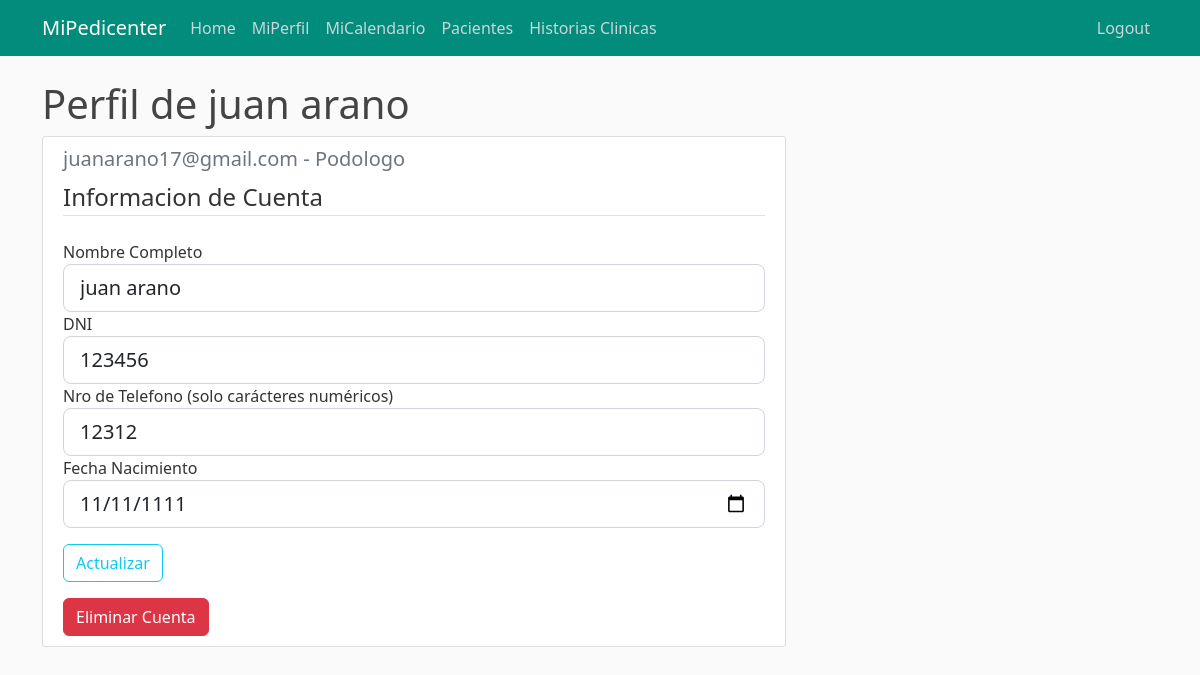
/mi-perfil (signed in), run on an earlier commit of the app's database.
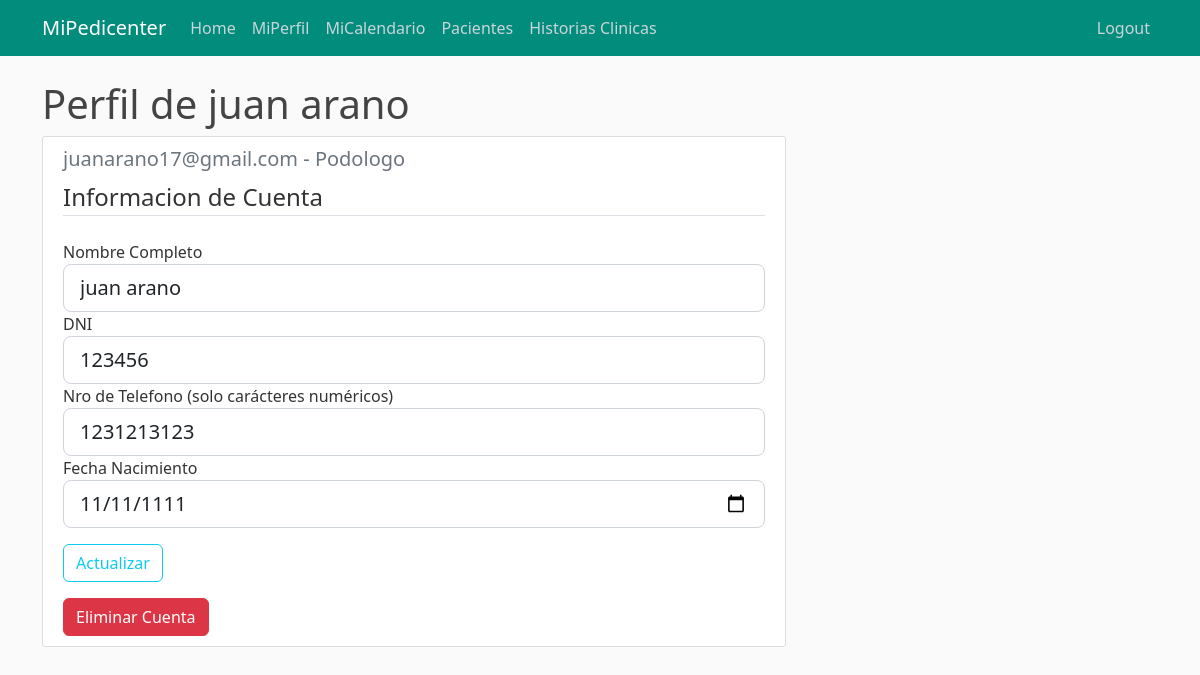
And on a later commit of the database.
### appmipedicenter/models.py (models this page shows, shortened)
class Empleado(db.Model, UserMixin):
        id = db.Column(db.String, primary_key=True) # Es E-mail
        dni = db.Column(db.Integer, unique=True, nullable=False)
        username = db.Column(db.String, nullable=False)
        fecha_nacimiento = db.Column(db.Date, nullable=False)
        telefono = db.Column(db.Integer, nullable=False)
        password = db.Column(db.String, nullable=False)
        id_tipo = db.Column(db.Integer, db.ForeignKey('tipoempleado.id_tipo'), nullable=False)
        historia_clinica = db.relationship('Historiaclinica', backref='Escritor', lazy=True)
        turno = db.relationship('Turno', backref='Podologo', lazy=True)

### appmipedicenter/empleado/routes.py (the view)
@empleado.route("/mi-perfil", methods=['GET','POST'])
@login_required
def mi_perfil():
        cuenta_tipo = Tipoempleado.query.filter_by(id_tipo = current_user.id_tipo).first()
        form = UpdateAccountForm()
        if form.validate_on_submit():
                current_user.username= form.username.data
                current_user.dni= form.dni.data
                current_user.telefono= form.telefono.data
                current_user.fecha_nacimiento= form.fecha_nacimiento.data
                db.session.commit()
                flash('Los datos de tu cuenta han sido actualizados.', 'success')
                return redirect(url_for('empleado.mi_perfil'))
        elif request.method=='GET':
                form.username.data = current_user.username
                form.dni.data = current_user.dni
                form.telefono.data = current_user.telefono
                form.fecha_nacimiento.data = current_user.fecha_nacimiento
        return render_template('mi_perfil.html', title="MiPerfil", form=form, cuenta_tipo = cuenta_tipo)

### appmipedicenter/empleado/forms.py (shortened to what this page needs)
class UpdateAccountForm(FlaskForm):
    username = StringField('Nombre Completo', validators=[DataRequired()])
    dni = IntegerField('DNI', validators=[DataRequired()])
    fecha_nacimiento = DateField('Fecha Nacimiento', validators=[DataRequired()])
    telefono = IntegerField('Nro de Telefono (solo carácteres numéricos)', validators=[DataRequired()])
    submit = SubmitField('Actualizar')

### appmipedicenter/models.py (called while the page is built)
@login_manager.user_loader
def load_user(empleado_id):
        return Empleado.query.get(empleado_id)

### appmipedicenter/templates/mi_perfil.html (shortened to what this page needs)
{% extends "layout.html" %}
{% block content %}
    <h1>Perfil de {{ current_user.username }}</h1>
    <div class="content-section col-md-8">
        <div class="media">
            <div class="media-body">
                <h5 class="text-secondary"> {{ current_user.id }} - {{ cuenta_tipo.nombre }}</h5>
            </div>
        </div>
        <form method="POST" action="" enctype="multipart/form-data">
            <fieldset class="form-group">
                <legend class="border-bottom mb-4">Informacion de Cuenta</legend>
                <div class="form-group">
                    {{ form.username.label(class="form-control-label") }}
                    {% if form.username.errors %}
                        {{ form.username(class="form-control form-control-lg is-invalid") }}
                        <div class="invalid-feedback">
                            {% for error in form.username.errors %}
                                <span>{{ error }}</span>
                            {% endfor %}
                        </div>
                    {% else %}
                        {{ form.username(class="form-control form-control-lg") }}
                    {% endif %}
                </div>
                <div class="form-group">
                    {{ form.dni.label(class="form-control-label") }}
                    {% if form.dni.errors %}
                        {{ form.dni(class="form-control form-control-lg is-invalid") }}
                        <div class="invalid-feedback">
                            {% for error in form.dni.errors %}
                                <span>{{ error }}</span>
                            {% endfor %}
                        </div>
                    {% else %}
                        {{ form.dni(class="form-control form-control-lg") }}
                    {% endif %}
                </div>
                <div class="form-group">
                    {{ form.telefono.label(class="form-control-label") }}
                    {% if form.telefono.errors %}
                        {{ form.telefono(class="form-control form-control-lg is-invalid") }}
                        <div class="invalid-feedback">
                            {% for error in form.telefono.errors %}
                                <span>{{ error }}</span>
                            {% endfor %}
                        </div>
                    {% else %}
                        {{ form.telefono(class="form-control form-control-lg") }}
                    {% endif %}
                </div>
                <div class="form-group">
                    {{ form.fecha_nacimiento.label(class="form-control-label") }}
                    {% if form.fecha_nacimiento.errors %}
                        {{ form.fecha_nacimiento(class="form-control form-control-lg is-invalid") }}
                        <div class="invalid-feedback">
                            {% for error in form.fecha_nacimiento.errors %}
                                <span>{{ error }}</span>
                            {% endfor %}
                        </div>
                    {% else %}
                        {{ form.fecha_nacimiento(class="form-control form-control-lg") }}
                    {% endif %}
                </div>
            </fieldset>
            <div class="form-group">
                {{ form.submit(class="btn btn-outline-info") }}
            </div>
        </form>
        <form action="{{ url_for('empleado.eliminar_cuenta', id = current_user.id) }}" method="POST">
            <input class="btn btn-danger" type="submit" value="Eliminar Cuenta">
        </form>
    </div>
{% endblock content %}

What changed in the data, as far as the page shows it:
changed Empleado "juan arano": telefono "12312" → "1231213123"
